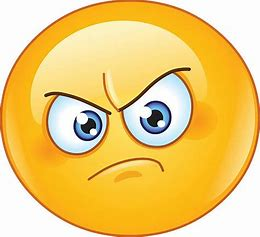
#> input picture emojis/angry.png, 260 x 237 px
$ python -i cartoon.py   (imports and definitions only)
#> lines starting #> are read from the running program, lines starting #| are printed output that depends on the picture; after the words box and inside, x2 and y2 are one past the last pixel; in counts of white or black regions, pixels touching at a corner belong together
import cv2
import easygui
import numpy as np
import imageio

import sys
import matplotlib.pyplot as plt
import os
import tkinter as tk
from tkinter import filedialog
from tkinter import messagebox

from tkinter import *
from PIL import ImageTk, Image

# [4 lines not run here, left out]
# [1 line that did not run here, left out]

def upload():
    ImagePath=easygui.fileopenbox()
    cartoonify(ImagePath)

def cartoonify(ImagePath):
#> called with ImagePath = 'emojis/angry.png'
    originalmage = cv2.imread(ImagePath)
#> originalmage is the input picture: shape (237, 260, 3); mean B, G, R 115.4, 203.3, 240
    originalmage = cv2.cvtColor(originalmage, cv2.COLOR_BGR2RGB)


    if originalmage is None:
        print("Can not find any image. Choose appropriate file")
        sys.exit()

    ReSized1 = cv2.resize(originalmage, (960, 540))
    #plt.imshow(ReSized1, cmap='gray')


    grayScaleImage= cv2.cvtColor(originalmage, cv2.COLOR_BGR2GRAY)
    ReSized2 = cv2.resize(grayScaleImage, (960, 540))
    #plt.imshow(ReSized2, cmap='gray')

    smoothGrayScale = cv2.medianBlur(grayScaleImage, 5)
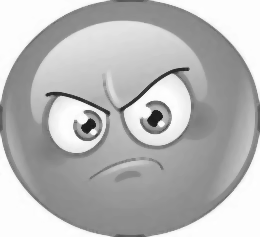
#> smoothGrayScale: shape (237, 260); min 26, max 254, mean 183
    ReSized3 = cv2.resize(smoothGrayScale, (960, 540))
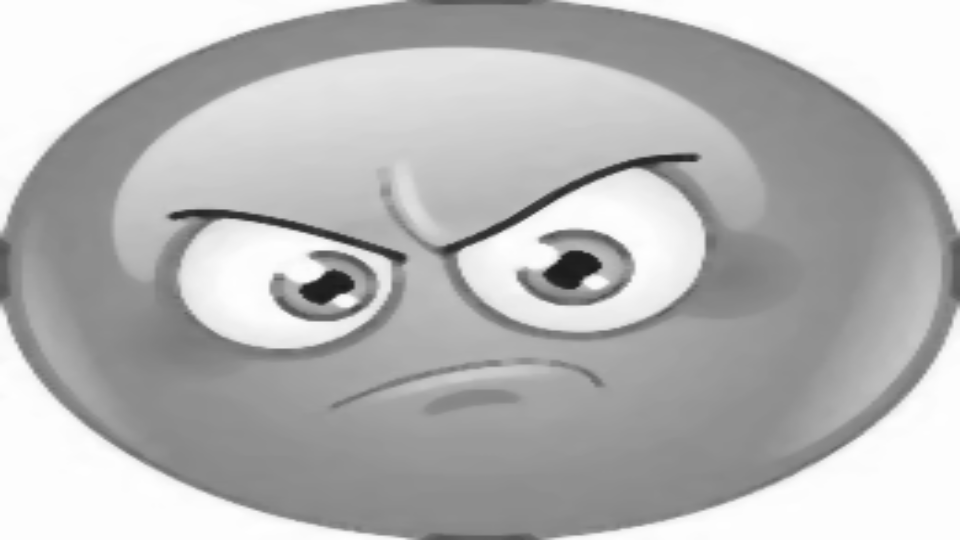
#> ReSized3: shape (540, 960); min 26, max 254, mean 182.9
    #plt.imshow(ReSized3, cmap='gray')


    getEdge = cv2.adaptiveThreshold(smoothGrayScale, 255,
        cv2.ADAPTIVE_THRESH_MEAN_C,
        cv2.THRESH_BINARY, 9, 9)
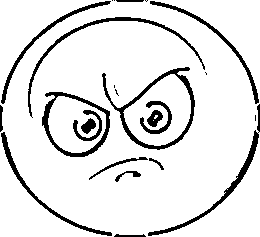
#> getEdge: shape (237, 260); 89.3% white; 24 black regions (7 under 20 px), largest, box (x1, y1, x2, y2) and area: (102, 67, 195, 150) 1028, (42, 92, 110, 157) 824, (148, 104, 260, 236) 788

    ReSized4 = cv2.resize(getEdge, (960, 540))
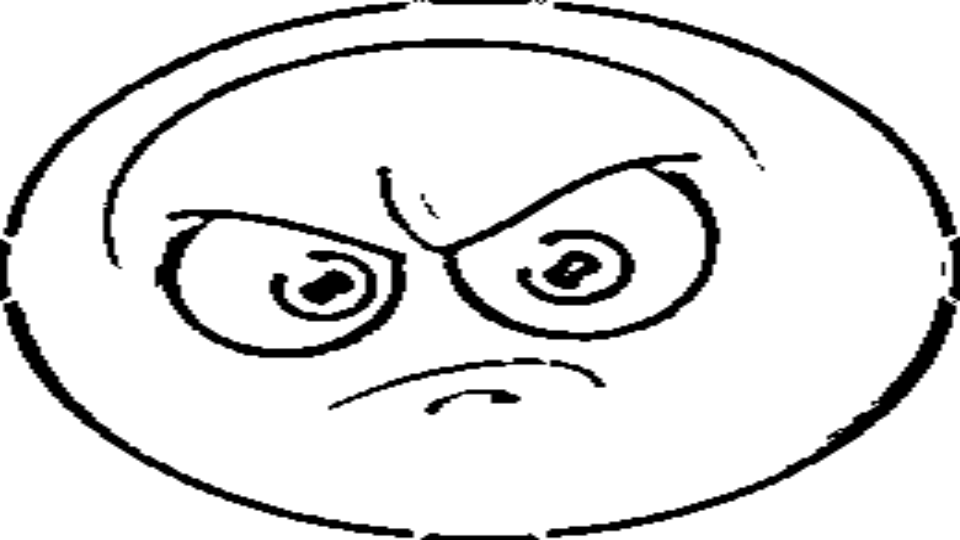
#> ReSized4: shape (540, 960); min 0, max 255, mean 227.8
    #plt.imshow(ReSized4, cmap='gray')

    colorImage = cv2.bilateralFilter(originalmage, 9, 300, 300)
    ReSized5 = cv2.resize(colorImage, (960, 540))
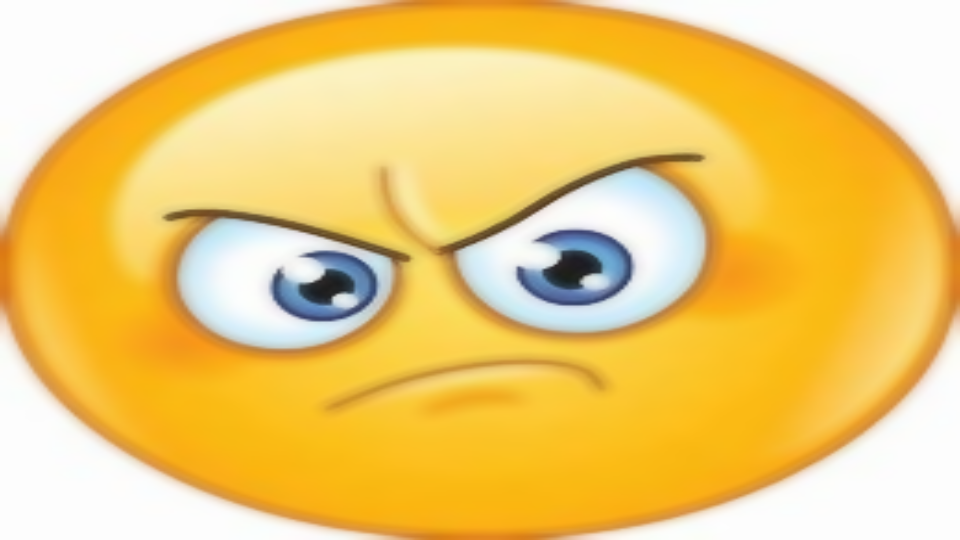
#> ReSized5: shape (540, 960, 3); mean R, G, B 240.4, 203.6, 115.4
    #plt.imshow(ReSized5, cmap='gray')

    cartoonImage = cv2.bitwise_and(colorImage, colorImage, mask=getEdge)
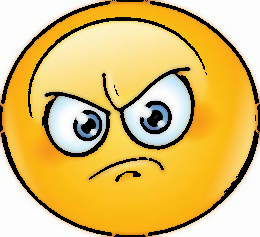
#> cartoonImage: shape (237, 260, 3); mean R, G, B 219.9, 188.4, 108.4

    ReSized6 = cv2.resize(cartoonImage, (960, 540))
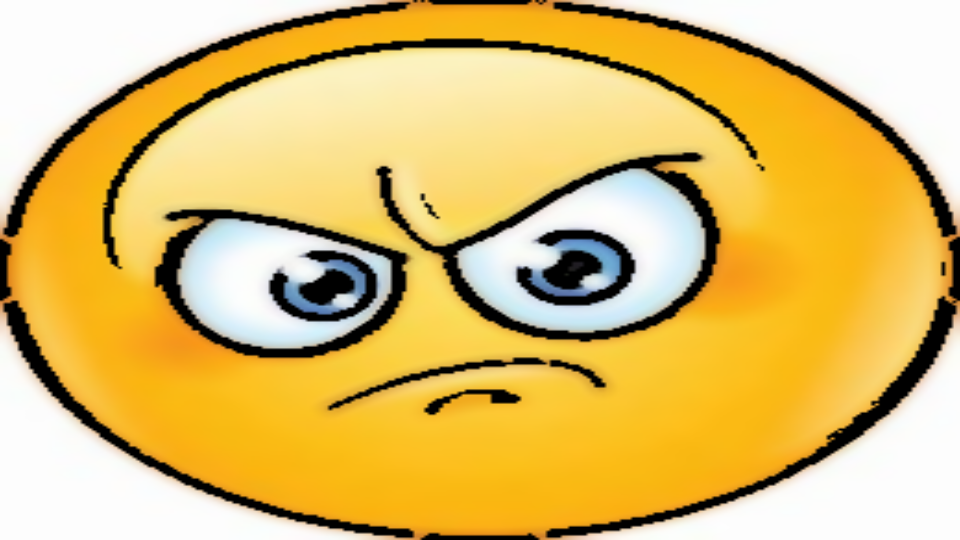
#> ReSized6: shape (540, 960, 3); mean R, G, B 219.8, 188.4, 108.4
    #plt.imshow(ReSized6, cmap='gray')

    images=[ReSized1, ReSized2, ReSized3, ReSized4, ReSized5, ReSized6]

    fig, axes = plt.subplots(3,2, figsize=(8,8), subplot_kw={'xticks':[], 'yticks':[]}, gridspec_kw=dict(hspace=0.1, wspace=0.1))
    for i, ax in enumerate(axes.flat):
        ax.imshow(images[i], cmap='gray')

#> (the run stopped early here; a loop or call above may not have finished)

$ run again, on emojis/disgusted.png
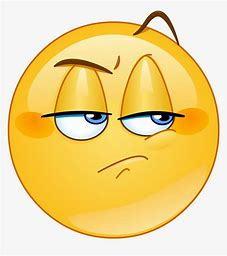
#> input picture emojis/disgusted.png, 227 x 256 px
#> in cartoonify, originalmage is the input picture: shape (256, 227, 3); mean B, G, R 140.4, 213.4, 240
#> in cartoonify, `getEdge = cv2.adaptiveThreshold(smoothGrayScale, 255, cv2.ADAPTIVE_THR..`:
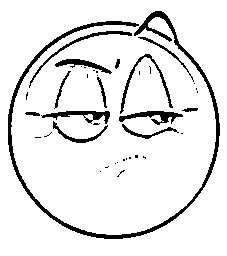
#> getEdge: shape (256, 227); 90.8% white; 40 black regions (26 under 20 px), largest, box (x1, y1, x2, y2) and area: (8, 11, 220, 239) 2669, (119, 111, 183, 125) 378, (41, 111, 110, 124) 364
#> in cartoonify, `ReSized6 = cv2.resize(cartoonImage, (960, 540))`:
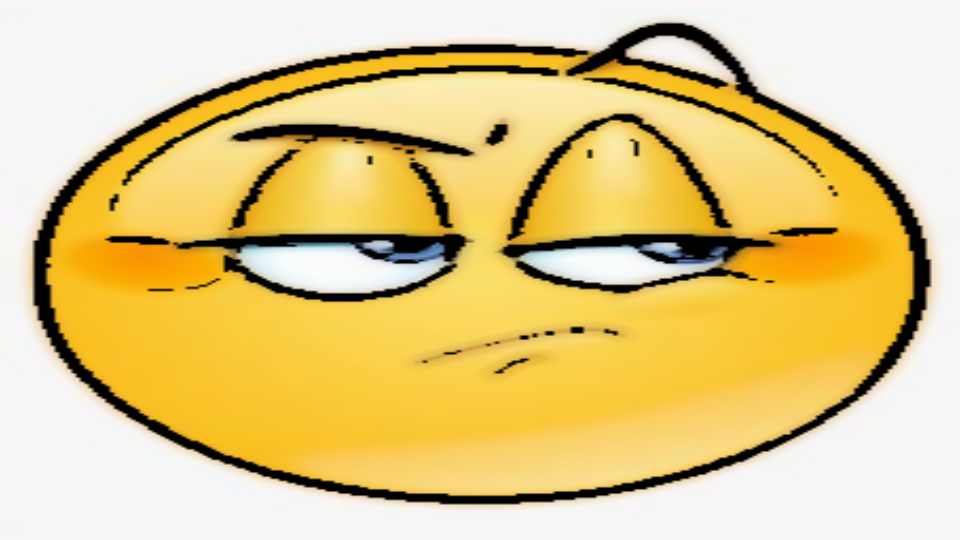
#> ReSized6: shape (540, 960, 3); mean R, G, B 222.7, 199.9, 134.7

$ run again, on emojis/fearful.png
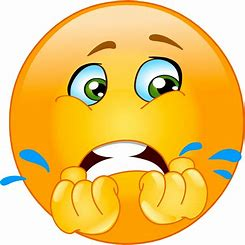
#> input picture emojis/fearful.png, 245 x 245 px
#> in cartoonify, originalmage is the input picture: shape (245, 245, 3); mean B, G, R 107.5, 198, 237
#> in cartoonify, `getEdge = cv2.adaptiveThreshold(smoothGrayScale, 255, cv2.ADAPTIVE_THR..`:
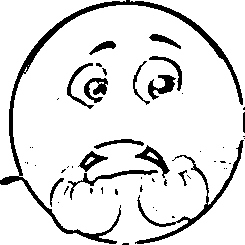
#> getEdge: shape (245, 245); 88.8% white; 52 black regions (35 under 20 px), largest, box (x1, y1, x2, y2) and area: (0, 0, 243, 244) 2698, (135, 140, 244, 244) 1012, (68, 170, 158, 200) 371
#> in cartoonify, `ReSized6 = cv2.resize(cartoonImage, (960, 540))`:
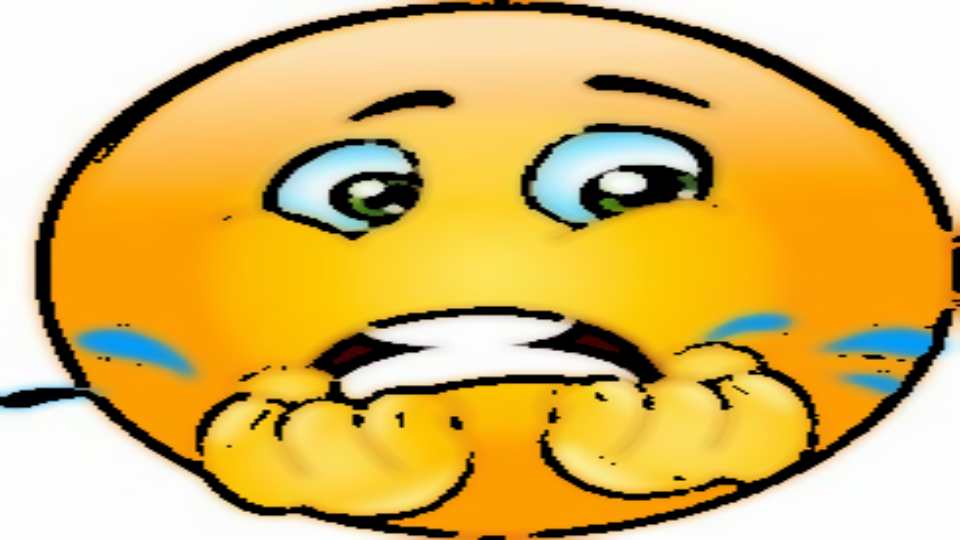
#> ReSized6: shape (540, 960, 3); mean R, G, B 216.2, 182.9, 101.8

$ run again, on emojis/happy.png
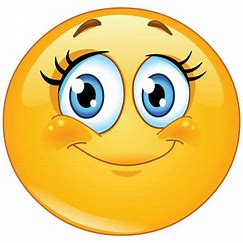
#> input picture emojis/happy.png, 243 x 243 px
#> in cartoonify, originalmage is the input picture: shape (243, 243, 3); mean B, G, R 125.5, 204.3, 233.9
#> getEdge: shape (243, 243); 87.8% white; 45 black regions (28 under 20 px), largest, box (x1, y1, x2, y2) and area: (3, 7, 241, 236) 3207, (42, 51, 126, 136) 742, (69, 74, 105, 119) 407
#> in cartoonify, `ReSized6 = cv2.resize(cartoonImage, (960, 540))`:
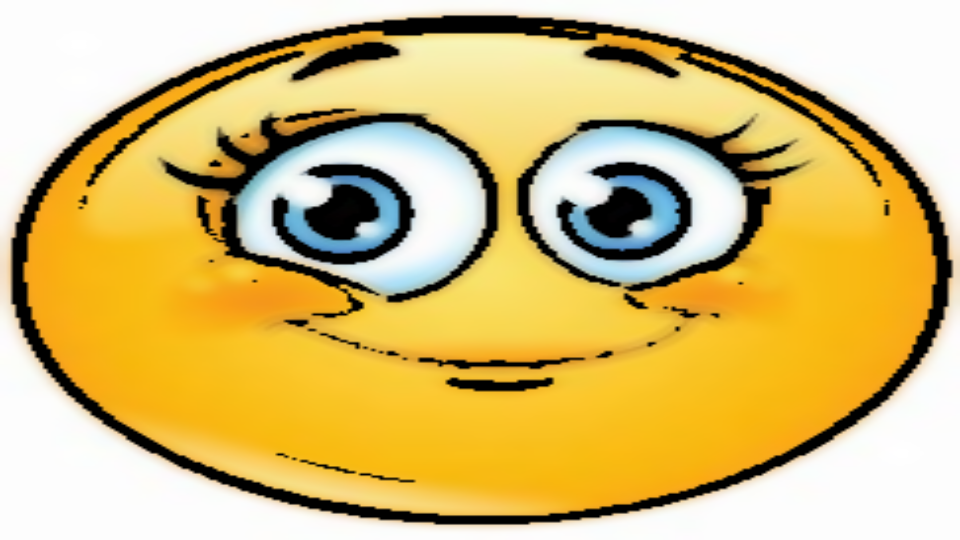
#> ReSized6: shape (540, 960, 3); mean R, G, B 212.9, 187.7, 117.2
